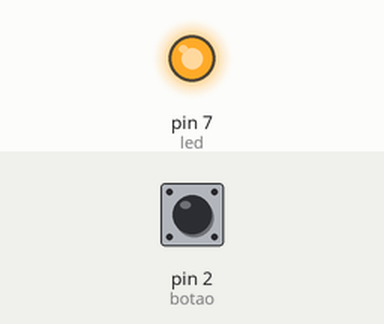
Simulated run of this sketch. Board: Arduino Uno, built with avr-gcc and run on an emulated ATmega328P. On the bench: output pins drawn as LEDs (lit = HIGH). Inputs (shaded band) come from the test bench; at power-on: pin 2 (botao) LOW.

Above: at 1.2 s.
1.3 s: pin 2 (botao) pulled HIGH for 0.15 s
At 1.37 s:
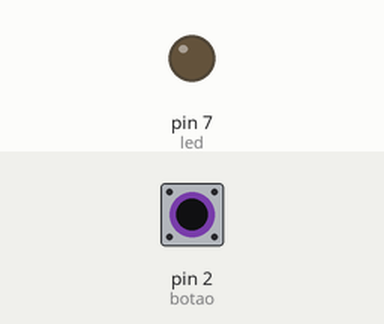
2.9 s: pin 2 (botao) pulled HIGH for 3.2 s
At 7.4 s:
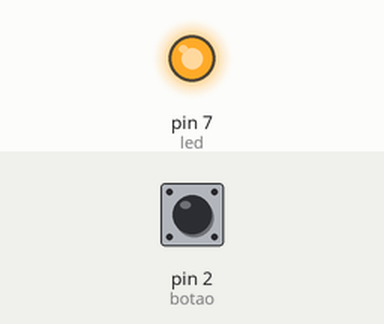
Timing chart, 0 to 8.9 s (numbered marks = the images above; inputs shaded):
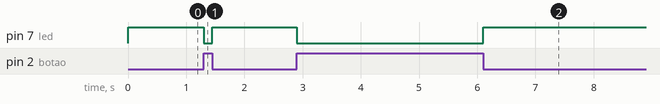

The sketch:

exemplo-Aula1.ino
```cpp
// C++ code
//
int led = 7;
int botao = 2;

void setup()
{
  pinMode(led, OUTPUT);
  pinMode(botao, INPUT);
}

void loop()
{
  int valor = digitalRead (botao);
  if (valor == HIGH){
    digitalWrite (led, LOW);
  } else {
    digitalWrite(led, HIGH);
  }
}
```

Measured:
- after the input at 1.3 s, pin 7 (led): HIGH → LOW at once, → HIGH 0.15 s later
- after the input at 2.9 s, pin 7 (led): HIGH → LOW at once, → HIGH 3.2 s later
